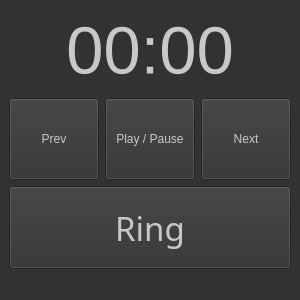
<?xml version="1.0" encoding="UTF-8"?>
<ui version="4.0">
 <class>MainWindow</class>
 <widget class="QMainWindow" name="MainWindow">
  <property name="geometry">
   <rect>
    <x>0</x>
    <y>0</y>
    <width>300</width>
    <height>300</height>
   </rect>
  </property>
  <property name="sizePolicy">
   <sizepolicy hsizetype="Minimum" vsizetype="Minimum">
    <horstretch>0</horstretch>
    <verstretch>0</verstretch>
   </sizepolicy>
  </property>
  <property name="minimumSize">
   <size>
    <width>300</width>
    <height>300</height>
   </size>
  </property>
  <property name="sizeIncrement">
   <size>
    <width>0</width>
    <height>0</height>
   </size>
  </property>
  <property name="baseSize">
   <size>
    <width>0</width>
    <height>0</height>
   </size>
  </property>
  <property name="windowTitle">
   <string>School bell</string>
  </property>
  <property name="styleSheet">
   <string notr="true">color: rgb(200,200,200);
background-color: rgb(50,50,50);
selection-color: rgb(220, 220, 220);</string>
  </property>
  <widget class="QWidget" name="centralwidget">
   <layout class="QVBoxLayout" name="verticalLayout">
    <item>
     <widget class="QLabel" name="label">
      <property name="font">
       <font>
        <family>Arial</family>
        <pointsize>50</pointsize>
       </font>
      </property>
      <property name="cursor">
       <cursorShape>ArrowCursor</cursorShape>
      </property>
      <property name="styleSheet">
       <string notr="true"/>
      </property>
      <property name="text">
       <string>00:00</string>
      </property>
      <property name="alignment">
       <set>Qt::AlignCenter</set>
      </property>
     </widget>
    </item>
    <item>
     <layout class="QHBoxLayout" name="horizontalLayout">
      <item>
       <widget class="QPushButton" name="pushButton_4">
        <property name="sizePolicy">
         <sizepolicy hsizetype="Minimum" vsizetype="Preferred">
          <horstretch>0</horstretch>
          <verstretch>0</verstretch>
         </sizepolicy>
        </property>
        <property name="text">
         <string>Prev</string>
        </property>
       </widget>
      </item>
      <item>
       <widget class="QPushButton" name="pushButton_2">
        <property name="enabled">
         <bool>true</bool>
        </property>
        <property name="sizePolicy">
         <sizepolicy hsizetype="Preferred" vsizetype="Preferred">
          <horstretch>0</horstretch>
          <verstretch>0</verstretch>
         </sizepolicy>
        </property>
        <property name="text">
         <string>Play / Pause</string>
        </property>
       </widget>
      </item>
      <item>
       <widget class="QPushButton" name="pushButton_3">
        <property name="sizePolicy">
         <sizepolicy hsizetype="Minimum" vsizetype="Preferred">
          <horstretch>0</horstretch>
          <verstretch>0</verstretch>
         </sizepolicy>
        </property>
        <property name="text">
         <string>Next</string>
        </property>
       </widget>
      </item>
     </layout>
    </item>
    <item>
     <widget class="QPushButton" name="pushButton">
      <property name="sizePolicy">
       <sizepolicy hsizetype="Minimum" vsizetype="Preferred">
        <horstretch>0</horstretch>
        <verstretch>0</verstretch>
       </sizepolicy>
      </property>
      <property name="font">
       <font>
        <family>Sans Serif</family>
        <pointsize>25</pointsize>
        <weight>50</weight>
        <italic>false</italic>
        <bold>false</bold>
        <underline>false</underline>
        <strikeout>false</strikeout>
        <stylestrategy>PreferAntialias</stylestrategy>
        <kerning>false</kerning>
       </font>
      </property>
      <property name="styleSheet">
       <string notr="true"/>
      </property>
      <property name="text">
       <string>Ring</string>
      </property>
     </widget>
    </item>
   </layout>
  </widget>
  <widget class="QStatusBar" name="statusbar">
   <property name="font">
    <font>
     <pointsize>10</pointsize>
    </font>
   </property>
  </widget>
  <action name="actionVersion">
   <property name="text">
    <string>Version</string>
   </property>
  </action>
 </widget>
 <resources/>
 <connections/>
</ui>
